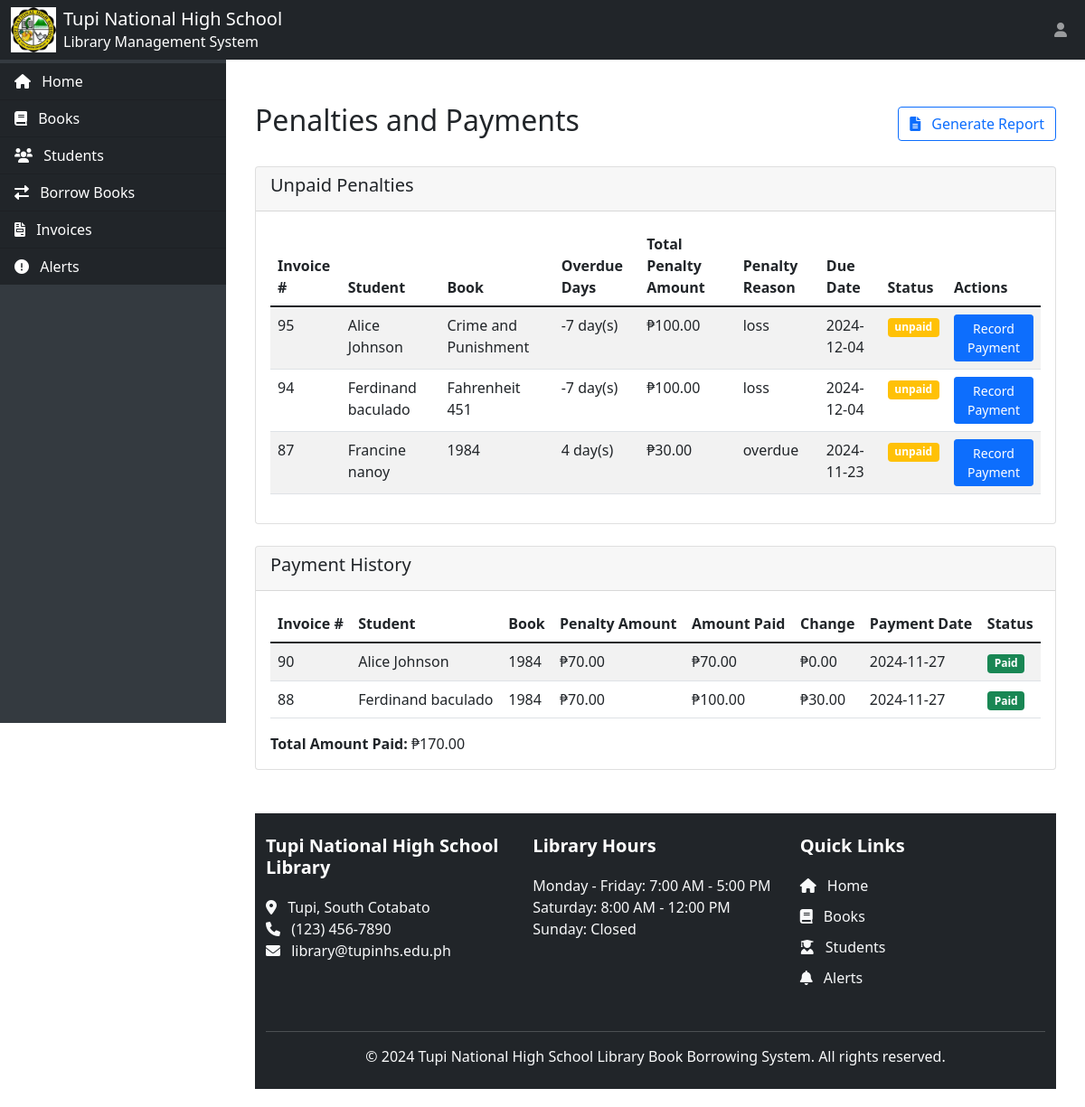
The app's page /invoices.php (signed in) with its own data.
### tables this page shows
CREATE TABLE `penalties` (
  `penalty_id` int(11) NOT NULL,
  `transaction_id` int(11) DEFAULT NULL,
  `borrower_id` int(11) DEFAULT NULL,
  `book_id` int(11) DEFAULT NULL,
  `overdue_days` int(11) DEFAULT NULL,
  `book_condition` enum('good','damaged','lost','overdue') DEFAULT NULL,
  `penalty_fee` decimal(10,2) DEFAULT NULL,
  `created_at` timestamp NOT NULL DEFAULT current_timestamp(),
  `status` enum('unpaid','paid') NOT NULL DEFAULT 'unpaid',
  `amount_paid` decimal(10,2) NOT NULL DEFAULT 0.00,
  `payment_date` datetime DEFAULT NULL,
  `penalty_reason` enum('overdue','damage','loss','overdue') NOT NULL DEFAULT 'overdue',
  `overdue_charges` decimal(10,2) NOT NULL DEFAULT 10.00,
  `total_penalty_fee` decimal(10,2) DEFAULT NULL
);

CREATE TABLE `books` (
  `book_id` int(11) NOT NULL,
  `title` varchar(200) NOT NULL,
  `author_id` int(11) NOT NULL,
  `category_id` int(11) NOT NULL,
  `publication_year` year(4) DEFAULT NULL,
  `available_copies` int(11) NOT NULL,
  `status` enum('available','borrowed') DEFAULT 'available',
  `total_copies` int(11) DEFAULT 1
);

CREATE TABLE `borrowingtransactions` (
  `transaction_id` int(11) NOT NULL,
  `borrower_id` int(11) NOT NULL,
  `book_id` int(11) NOT NULL,
  `borrow_date` datetime NOT NULL,
  `due_date` datetime NOT NULL,
  `return_date` datetime DEFAULT NULL,
  `status` enum('borrowed','returned','overdue','pending_rebind') NOT NULL DEFAULT 'borrowed',
  `book_condition` enum('good','damaged','lost','pending_rebind','overdue') DEFAULT 'good',
  `payment_status` enum('pending','paid') DEFAULT 'pending'
);

### invoices.php (the view, shortened to what this page needs)
<?php include 'login_first.php' ?>
<?php
include 'config.php';
include 'header.php';
?>
<div class="container mt-4">
    <div class="d-flex justify-content-between align-items-center mb-4">
        <h2>Penalties and Payments</h2>
        <button class="btn btn-outline-primary" onclick="window.open('generate_penalty_report.php', '_blank');">
        <i class="fas fa-file-alt" style="margin-right: 8px;"></i> Generate Report</button>
    </div>
    <div class="card mb-4">
        <div class="card-header">
            <h5>Unpaid Penalties</h5>
        </div>
        <div class="card-body">
            <table class="table table-striped">
                <thead>
                    <tr>
                        <th>Invoice #</th>
                        <th>Student</th>
                        <th>Book</th>
                        <th>Overdue Days</th>
                        <th>Total Penalty Amount</th>
                        <th>Penalty Reason</th>
                        <th>Due Date</th>
                        <th>Status</th>
                        <th>Actions</th>
                    </tr>
                </thead>
                <tbody>
                    <?php
                    $query = "SELECT p.*,
                             CONCAT(s.first_name, ' ', s.last_name) AS student_name,
                             b.title AS book_title,
                             t.due_date,
                             DATEDIFF(CURRENT_DATE, t.due_date) AS overdue_days,
                             (GREATEST(DATEDIFF(CURRENT_DATE, t.due_date) - 7, 0) * 20) AS dynamic_penalty_fee
                             FROM penalties p
                             JOIN borrowingtransactions t ON p.transaction_id = t.transaction_id
                             JOIN students s ON t.borrower_id = s.student_id
                             JOIN books b ON t.book_id = b.book_id
                             WHERE p.status = 'unpaid'
                             ORDER BY p.penalty_id DESC";
                    $result = mysqli_query($conn, $query);
                    while ($row = mysqli_fetch_assoc($result)) {
                        $overdue_days = $row['overdue_days'];
                        $base_penalty_fee = floatval($row['penalty_fee']);
                        $fine_days = max(0, $overdue_days - 7);
                        $dynamic_penalty_fee = $fine_days * 20;
                        if ($overdue_days > 7) {
                            $total_penalty_amount = $base_penalty_fee + $dynamic_penalty_fee;
                            $penalty_reason = "Damage";
                        } else {
                            $total_penalty_amount = $base_penalty_fee;
                            $penalty_reason = $row['penalty_reason'];
                        }
                        $penalty_amount_formatted = number_format($total_penalty_amount, 2);
                        echo "<tr>
                                <td>{$row['penalty_id']}</td>
                                <td>{$row['student_name']}</td>
                                <td>{$row['book_title']}</td>
                                <td>{$overdue_days} day(s)</td>
                                <td>₱{$penalty_amount_formatted}</td>
                                <td>{$penalty_reason}</td>
                                <td>" . date('Y-m-d', strtotime($row['due_date'])) . "</td>
                                <td><span class='badge bg-warning'>{$row['status']}</span></td>
                                <td>
                                    <button class='btn btn-sm btn-primary' onclick='showPaymentModal({$row['penalty_id']}, {$total_penalty_amount})'>Record Payment</button>
                                </td>
                            </tr>";
                    }
                    ?>
                </tbody>
            </table>
        </div>
    </div>
    <div class="card">
    <div class="card-header">
        <h5>Payment History</h5>
    </div>
    <div class="card-body">
        <table class="table table-striped" id="paymentHistoryTable">
            <thead>
                <tr>
                    <th>Invoice #</th>
                    <th>Student</th>
                    <th>Book</th>
                    <th>Penalty Amount</th>
                    <th>Amount Paid</th>
                    <th>Change</th>
                    <th>Payment Date</th>
                    <th>Status</th>
                </tr>
            </thead>
            <tbody>
                <?php
                $totalAmountPaid = 0;
                $query = "SELECT p.*,
                         CONCAT(s.first_name, ' ', s.last_name) AS student_name,
                         b.title AS book_title
                         FROM penalties p
                         JOIN borrowingtransactions t ON p.transaction_id = t.transaction_id
                         JOIN students s ON t.borrower_id = s.student_id
                         JOIN books b ON t.book_id = b.book_id
                         WHERE p.status = 'paid'
                         ORDER BY p.penalty_id DESC";
                $result = mysqli_query($conn, $query);
                while ($row = mysqli_fetch_assoc($result)) {
                    $penalty_amount = number_format($row['penalty_fee'], 2);
                    $amount_paid = number_format($row['amount_paid'], 2);
                    $change = number_format($row['amount_paid'] - $row['penalty_fee'], 2);
                    $totalAmountPaid += $row['amount_paid'];
                    echo "<tr>
                            <td>{$row['penalty_id']}</td>
                            <td>{$row['student_name']}</td>
                            <td>{$row['book_title']}</td>
                            <td>₱{$penalty_amount}</td>
                            <td>₱{$amount_paid}</td>
                            <td>₱{$change}</td>
                            <td>" . date('Y-m-d', strtotime($row['payment_date'])) . "</td>
                            <td><span class='badge bg-success'>Paid</span></td>
                        </tr>";
                }
                ?>
            </tbody>
        </table>
        <div class="mt-3">
            <strong>Total Amount Paid: </strong>
            <span id="totalAmountPaid">₱<?php echo number_format($totalAmountPaid, 2); ?></span>
        </div>
    </div>
</div>
<?php include 'footer.php'; ?>

### records on screen
penalties: penalty_id "95", student_name "Alice Johnson", book.title "Crime and Punishment", overdue_days "-7", penalty_fee "100.00", penalty_reason "loss", transaction.due_date "2024-12-04", status "unpaid"
penalties: penalty_id "94", student_name "Ferdinand baculado", book.title "Fahrenheit 451", overdue_days "-7", penalty_fee "100.00", penalty_reason "loss", transaction.due_date "2024-12-04", status "unpaid"
penalties: penalty_id "87", student_name "Francine nanoy", book.title "1984", overdue_days "4", penalty_fee "30.00", penalty_reason "overdue", transaction.due_date "2024-11-23", status "unpaid"

### other values on screen
$row['penalty_id'] "90"
$row['student_name'] "Alice Johnson"
$row['book_title'] "1984"
$penalty_amount "70.00"
$amount_paid "70.00"
$change "0.00"
date('Y-m-d', strtotime($row['payment_date'])) "2024-11-27"
$row['penalty_id'] "88"
$row['student_name'] "Ferdinand baculado"
$amount_paid "100.00"
$change "30.00"
$totalAmountPaid "170.00"
